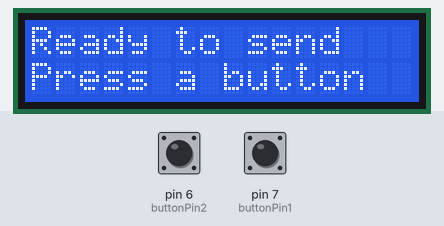
Simulated run of this sketch. Board: Arduino Uno, built with avr-gcc and run on an emulated ATmega328P. On the bench: 16×2 character LCD. The inputs (shaded band) are chosen by the test bench; at power-on: pin 6 (buttonPin2) HIGH, pin 7 (buttonPin1) HIGH. No radio packets arrive unless stated; what the sketch prints to the serial monitor is not drawn.

Above: at 3.3 s.
3.4 s: pin 6 (buttonPin2) pulled LOW for 3.2 s
At 3.7 s:
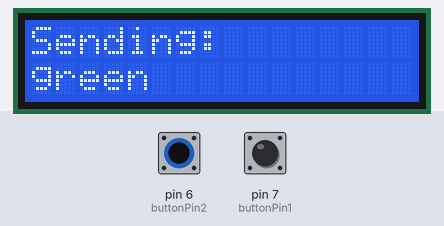
9.1 s: pin 7 (buttonPin1) pulled LOW for 0.15 s
At 10.4 s:
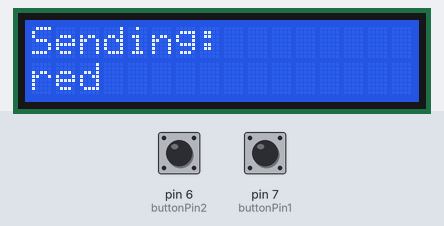
12.2 s: pin 7 (buttonPin1) pulled LOW for 1 s
15.8 s: pin 7 (buttonPin1) pulled LOW for 3.2 s
Timing chart, 0 to 18.8 s (numbered marks = the images above; inputs shaded):
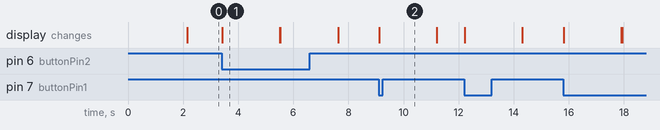

The sketch:

test.ino
```cpp
#include <SPI.h>
#include <LoRa.h>
#include <Wire.h>
#include <LiquidCrystal_I2C.h>

// Define the pins used by the transceiver module
#define ss 10   // RFM95 NSS
#define rst 9   // RFM95 RFM_RST
#define dio0 2  // RFM95 DIO5

// Define button pins
#define buttonPin1 7  // Button connected to D7
#define buttonPin2 6  // Button connected to D6

// Initialize the LCD on address 0x27 for a 16 chars and 2 line display
LiquidCrystal_I2C lcd(0x27, 16, 2);

void setup() {
  Serial.begin(9600);
  while (!Serial);
  Serial.println("LoRa Sender");

  // Setup LoRa transceiver module
  LoRa.setPins(ss, rst, dio0);
  while (!LoRa.begin(866E6)) {
    Serial.print(".");
    delay(500);
  }
  LoRa.setSyncWord(0xF3);
  Serial.println("LoRa Initializing OK!");

  // Initialize LCD
  lcd.init();                      // Initialize the LCD
  lcd.backlight();                 // Turn on the backlight
  lcd.setCursor(0, 0);
  lcd.print("LoRa Initializing");
  lcd.setCursor(0, 1);
  lcd.print("Please wait...");

  // Initialize buttons as input with internal pull-up
  pinMode(buttonPin1, INPUT_PULLUP);
  pinMode(buttonPin2, INPUT_PULLUP);

  delay(2000);  // Wait a bit before clearing the screen
  lcd.clear();
  lcd.print("Ready to send");
  lcd.setCursor(0, 1);
  lcd.print("Press a button");
}

void loop() {
  // Read the button state
  if (digitalRead(buttonPin1) == LOW) {
    // Display on LCD
    lcd.clear();
    lcd.print("Sending:");
    lcd.setCursor(0, 1);
    lcd.print("red");

    // Send a message via LoRa
    LoRa.beginPacket();
    LoRa.print("rood");
    LoRa.endPacket();

    Serial.println("Message sent: red");
    delay(2000);  // Provide time for reading the message
    lcd.clear();
    lcd.print("Ready to send");
    lcd.setCursor(0, 1);
    lcd.print("Press a button");
  }
  if (digitalRead(buttonPin2) == LOW) {
    // Display on LCD
    lcd.clear();
    lcd.print("Sending:");
    lcd.setCursor(0, 1);
    lcd.print("green");

    // Send a message via LoRa
    LoRa.beginPacket();
    LoRa.print("groen");
    LoRa.endPacket();

    Serial.println("Message sent: green");
    delay(2000);  // Provide time for reading the message
    lcd.clear();
    lcd.print("Ready to send");
    lcd.setCursor(0, 1);
    lcd.print("Press a button");
  }
  delay(10);  // Short delay to stabilize button input
}
```

Measured:
- after the input at 3.4 s, the display: changes at once (image 1)
- after the input at 9.1 s, the display: changes at once (image 2)
- what the display in image 1 shows lasts 2.1 s, from 3.4 s to 5.5 s
